Frame 1 (no input): blank canvas, image omitted
Frame 60 (the mouse pressed at the canvas centre just before this capture): blank canvas, image omitted
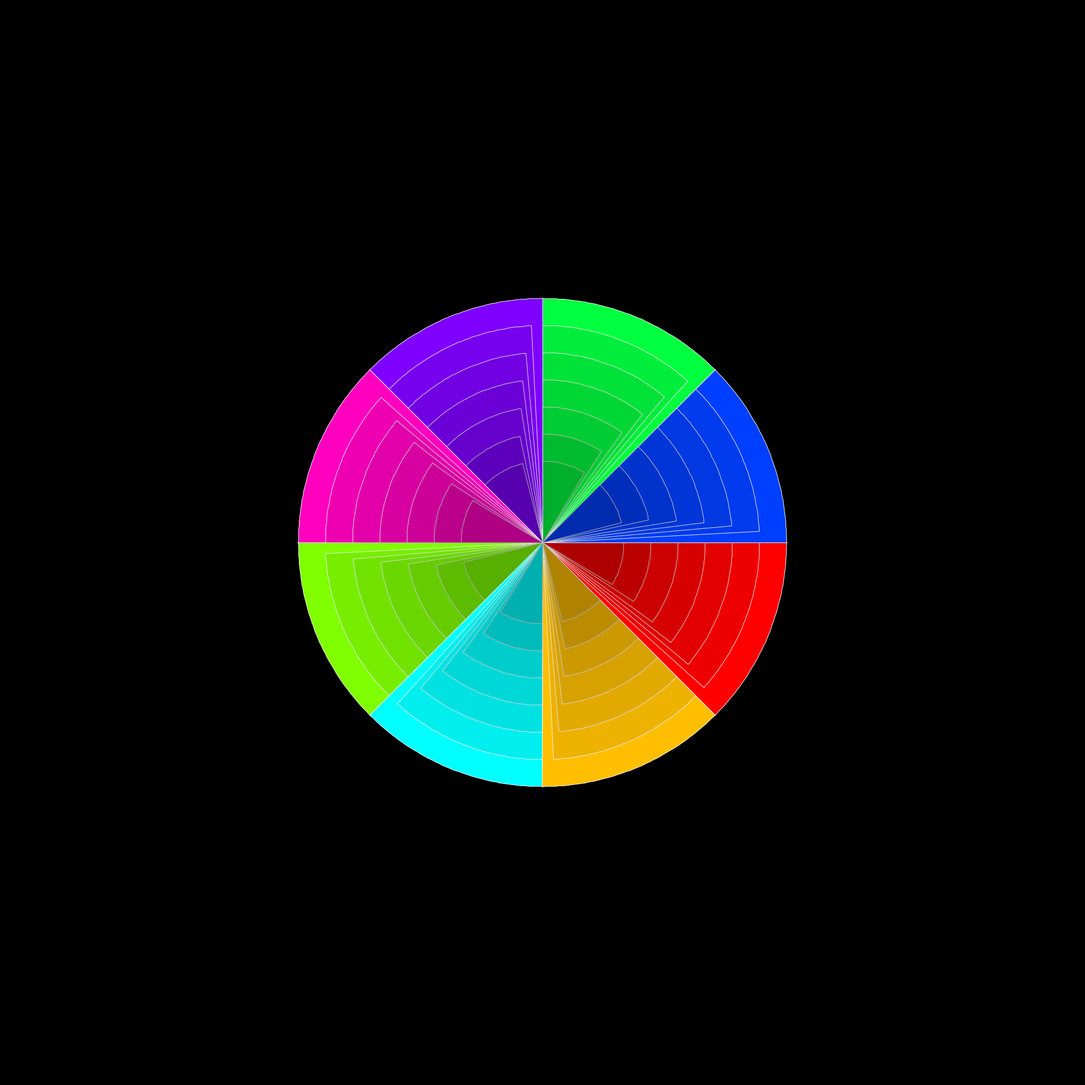
Frame 120 (the mouse held since frame 60 and released just before this capture)

The Processing sketch whose frames 1 and 60 were blank and that drew this single picture after the mouse press (run headless with seeded random() and noise(); from frame 60 on, the mouse is pressed at the canvas centre):

// Processing sketch: Color_04
// ── Color_04.pde
/*Programmer: Faraz Eskandari
  Variation for generative Design Book, Color 01.
  3/02/2021
*/


//Variables for max degree and radius of shape
float max = 45;
int r = 900;

//Array of objects
Polygon[] poly = new Polygon[8];

void setup() {
    size(2000, 2000);

    //Initiate of each object in array
    for (int i = 0; i < poly.length; ++i) {
        poly[i] = new Polygon(i * 45);
    }
}

void draw() {
    //Move origin to center
    translate(width/2, height/2);
    //set background to black
    background(0);

    //For loop to execute each method
    for (int i = 0; i < poly.length; ++i) {
        poly[i].rotary();
        poly[i].reColor(mouseY, height);
        poly[i].display(max, r, mouseX, width, i);
    }
}

// ── Polygon.pde
//Polygon class
class Polygon {
    //Variable for rotation of each polygon
    float rotation;
    //Variable for Hue
    float h;

    //Constructor of Polygon class
    Polygon(float _rotation) {
        //Rotation of each polygon
        rotation = radians(_rotation);
    }

    //Rotation method
    void rotary() {
        rotate(rotation);
    }

    //Change heu base on mouseY location
    void reColor(int _mouseY, int _height) {
        //Set color mode to HSB
        colorMode(HSB, 320, 100, 45);
        //Map mouseY to 0 and 80
        h = map(_mouseY, 0, _height, 0, 80);
    }

    //Display shape base on mouseX
    void display(float _max, int _r, int _mouseX, int _width, int _index) {
        //Max degree of each polygon
        float max = _max;
        //Map mouseX to 0 and r
        float radius = map(_mouseX, 0, _width, 0, _r);
        
        //If max is more than 5
        if (max > 5) {
            //Using for loop for each polygon
            for (float r = radius; r > 100; r -= 50) {
                //Begin costume shape
                beginShape();
                
                //Uding for loop to draw curve line
                for (int theta = 0; theta <= max; theta += 1) {
                    //Fill base on itteration and mouseY
                    fill(_index * h, 100, theta);
                    //Stroke base of index of itteration
                    stroke(_index * h, 0, theta);
                    //Using cos and sin to draw curve line
                    float x = cos(radians(theta)) * r;
                    float y = sin(radians(theta)) * r;
                    //Vertex base of sin and cos
                    vertex(x, y);
                }
                //Vertex to center of shape
                vertex(0, 0);
                //Close the shape
                endShape(CLOSE);
                //Decrease max by 2.25 in each loop 
                max -= 2.25;
            }
        }
    }
}
